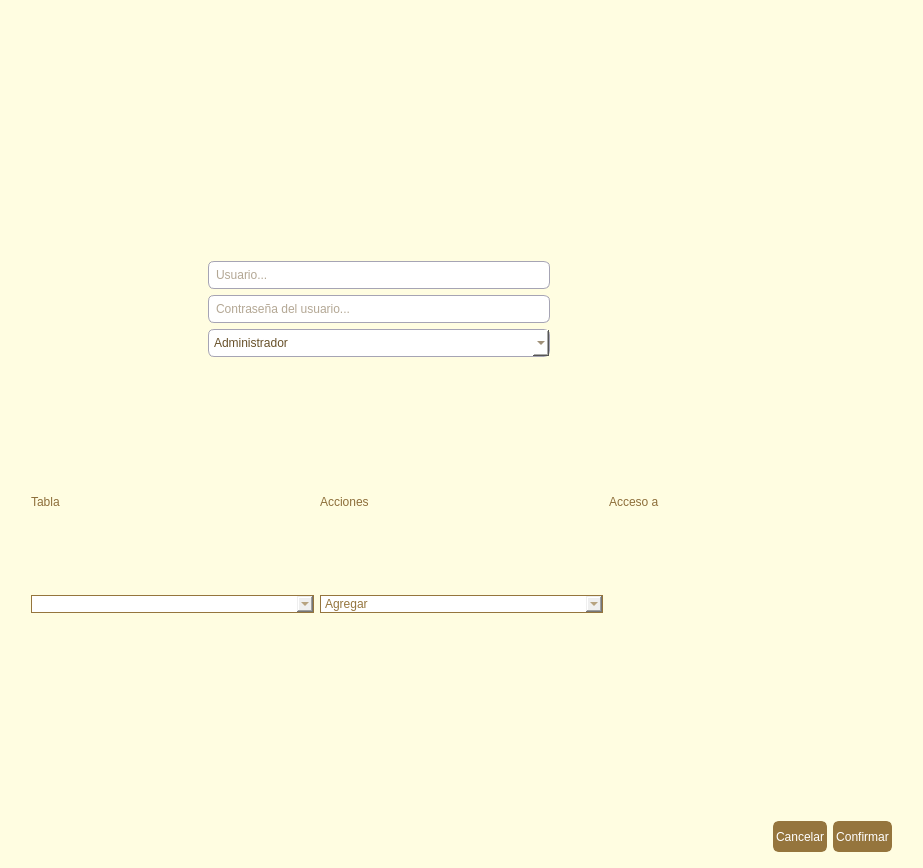
<?xml version="1.0" encoding="UTF-8"?>
<ui version="4.0">
 <class>Dialog</class>
 <widget class="QDialog" name="Dialog">
  <property name="geometry">
   <rect>
    <x>0</x>
    <y>0</y>
    <width>923</width>
    <height>868</height>
   </rect>
  </property>
  <property name="windowTitle">
   <string>Dialog</string>
  </property>
  <property name="styleSheet">
   <string notr="true">QDialog {
 background-color:rgb(255, 253, 225);

}</string>
  </property>
  <layout class="QHBoxLayout" name="horizontalLayout">
   <item>
    <spacer name="verticalSpacer_9">
     <property name="orientation">
      <enum>Qt::Vertical</enum>
     </property>
     <property name="sizeHint" stdset="0">
      <size>
       <width>20</width>
       <height>847</height>
      </size>
     </property>
    </spacer>
   </item>
   <item>
    <layout class="QVBoxLayout" name="verticalLayout" stretch="1,1,1,1,0">
     <item>
      <spacer name="horizontalSpacer">
       <property name="orientation">
        <enum>Qt::Horizontal</enum>
       </property>
       <property name="sizeHint" stdset="0">
        <size>
         <width>40</width>
         <height>20</height>
        </size>
       </property>
      </spacer>
     </item>
     <item>
      <layout class="QHBoxLayout" name="horizontalLayout_3" stretch="1,2,2">
       <item>
        <widget class="QLabel" name="label_iconousuario">
         <property name="text">
          <string/>
         </property>
        </widget>
       </item>
       <item>
        <layout class="QVBoxLayout" name="verticalLayout_4">
         <item>
          <spacer name="verticalSpacer_18">
           <property name="orientation">
            <enum>Qt::Vertical</enum>
           </property>
           <property name="sizeHint" stdset="0">
            <size>
             <width>20</width>
             <height>40</height>
            </size>
           </property>
          </spacer>
         </item>
         <item>
          <widget class="QLabel" name="label_exito">
           <property name="styleSheet">
            <string notr="true">QLabel {
               font: 12pt;
               color: green;
               }</string>
           </property>
           <property name="text">
            <string/>
           </property>
          </widget>
         </item>
         <item>
          <widget class="QLineEdit" name="lineEdit_nombreusuario">
           <property name="styleSheet">
            <string notr="true">QLineEdit {
border-radius: 6px;
border: 1px solid rgb(166,164, 180);
background-color:white;
color: rgb(103,80,41);
padding: 5px;
}</string>
           </property>
           <property name="text">
            <string/>
           </property>
           <property name="placeholderText">
            <string>Usuario...</string>
           </property>
          </widget>
         </item>
         <item>
          <widget class="QLineEdit" name="lineEdit_contrasenausuario">
           <property name="styleSheet">
            <string notr="true">QLineEdit {
border-radius: 6px;
border: 1px solid rgb(166,164, 180);
background-color:white;
color: rgb(103,80,41);
padding: 5px;
}</string>
           </property>
           <property name="placeholderText">
            <string>Contraseña del usuario...</string>
           </property>
          </widget>
         </item>
         <item>
          <widget class="QComboBox" name="comboBox_roles">
           <property name="styleSheet">
            <string notr="true">QComboBox {
border-radius: 6px;
border: 1px solid rgb(166,164, 180);
background-color:white;
color: rgb(103,80,41);
padding: 5px;
}</string>
           </property>
           <item>
            <property name="text">
             <string>Administrador</string>
            </property>
           </item>
           <item>
            <property name="text">
             <string>Empleado</string>
            </property>
           </item>
           <item>
            <property name="text">
             <string>Proyectista</string>
            </property>
           </item>
           <item>
            <property name="text">
             <string>Armadores</string>
            </property>
           </item>
           <item>
            <property name="text">
             <string>Otro</string>
            </property>
           </item>
          </widget>
         </item>
         <item>
          <spacer name="verticalSpacer_19">
           <property name="orientation">
            <enum>Qt::Vertical</enum>
           </property>
           <property name="sizeHint" stdset="0">
            <size>
             <width>20</width>
             <height>40</height>
            </size>
           </property>
          </spacer>
         </item>
         <item>
          <widget class="QLabel" name="label_error">
           <property name="styleSheet">
            <string notr="true">QLabel {
               font: 12pt;
               color: red;
               }</string>
           </property>
           <property name="text">
            <string/>
           </property>
          </widget>
         </item>
        </layout>
       </item>
       <item>
        <spacer name="verticalSpacer_20">
         <property name="orientation">
          <enum>Qt::Vertical</enum>
         </property>
         <property name="sizeHint" stdset="0">
          <size>
           <width>20</width>
           <height>40</height>
          </size>
         </property>
        </spacer>
       </item>
      </layout>
     </item>
     <item>
      <layout class="QGridLayout" name="gridLayout">
       <item row="0" column="0">
        <widget class="QLabel" name="label_tabla">
         <property name="styleSheet">
          <string notr="true">font: 12pt &quot;Arial Rounded MT Bold&quot;;
color: rgb(141, 110, 58);</string>
         </property>
         <property name="text">
          <string>Tabla</string>
         </property>
        </widget>
       </item>
       <item row="0" column="2">
        <widget class="QLabel" name="label_acceso">
         <property name="styleSheet">
          <string notr="true">font: 12pt &quot;Arial Rounded MT Bold&quot;;
color: rgb(141, 110, 58);</string>
         </property>
         <property name="text">
          <string>Acceso a</string>
         </property>
        </widget>
       </item>
       <item row="1" column="0">
        <widget class="QComboBox" name="tablaslist">
         <property name="styleSheet">
          <string notr="true">QComboBox{
border: 1px solid #95753d;
background-color: #white;
font: 75 11pt &quot;MS Shell Dlg 2&quot;;
color: rgb(149, 117, 61);
}</string>
         </property>
        </widget>
       </item>
       <item row="0" column="1">
        <widget class="QLabel" name="label_acciones">
         <property name="styleSheet">
          <string notr="true">font: 12pt &quot;Arial Rounded MT Bold&quot;;
color: rgb(141, 110, 58);</string>
         </property>
         <property name="text">
          <string>Acciones</string>
         </property>
        </widget>
       </item>
       <item row="1" column="1">
        <widget class="QComboBox" name="accioneslist">
         <property name="styleSheet">
          <string notr="true">QComboBox{
border: 1px solid #95753d;
background-color: #white;
font: 75 11pt &quot;MS Shell Dlg 2&quot;;
color: rgb(149, 117, 61);
}</string>
         </property>
         <item>
          <property name="text">
           <string>Agregar</string>
          </property>
         </item>
         <item>
          <property name="text">
           <string>Modificar</string>
          </property>
         </item>
         <item>
          <property name="text">
           <string>Ver</string>
          </property>
         </item>
        </widget>
       </item>
      </layout>
     </item>
     <item>
      <spacer name="horizontalSpacer_2">
       <property name="orientation">
        <enum>Qt::Horizontal</enum>
       </property>
       <property name="sizeHint" stdset="0">
        <size>
         <width>40</width>
         <height>20</height>
        </size>
       </property>
      </spacer>
     </item>
     <item>
      <layout class="QHBoxLayout" name="horizontalLayout_2" stretch="2,0,0">
       <item>
        <spacer name="verticalSpacer_17">
         <property name="orientation">
          <enum>Qt::Vertical</enum>
         </property>
         <property name="sizeHint" stdset="0">
          <size>
           <width>20</width>
           <height>40</height>
          </size>
         </property>
        </spacer>
       </item>
       <item>
        <widget class="QPushButton" name="pushButton_cancelar">
         <property name="styleSheet">
          <string notr="true">QPushButton {
border-radius: 6px;
border: 3px solid #95753d;
background-color: #95753d;
color: white;
height: 25px;
}

QPushButton:hover {
	background-color: rgb(116, 91, 47);
	color: rgb(255, 255, 255);
	border: 3px solid  rgb(116, 91, 47);
}

QPushButton:pressed {
    border-style: inset;
    background-color: rgb(103, 80, 41);
	color: rgb(255, 255, 255);
	border: 3px solid  rgb(103, 80, 41);
}</string>
         </property>
         <property name="text">
          <string>Cancelar</string>
         </property>
        </widget>
       </item>
       <item>
        <widget class="QPushButton" name="pushButton_confirmar">
         <property name="styleSheet">
          <string notr="true">QPushButton {
border-radius: 6px;
border: 3px solid #95753d;
background-color: #95753d;
color: white;
height: 25px;
}

QPushButton:hover {
	background-color: rgb(116, 91, 47);
	color: rgb(255, 255, 255);
	border: 3px solid  rgb(116, 91, 47);
}

QPushButton:pressed {
    border-style: inset;
    background-color: rgb(103, 80, 41);
	color: rgb(255, 255, 255);
	border: 3px solid  rgb(103, 80, 41);
}</string>
         </property>
         <property name="text">
          <string>Confirmar</string>
         </property>
        </widget>
       </item>
      </layout>
     </item>
    </layout>
   </item>
   <item>
    <spacer name="verticalSpacer_16">
     <property name="orientation">
      <enum>Qt::Vertical</enum>
     </property>
     <property name="sizeHint" stdset="0">
      <size>
       <width>20</width>
       <height>847</height>
      </size>
     </property>
    </spacer>
   </item>
  </layout>
 </widget>
 <resources/>
 <connections/>
</ui>
